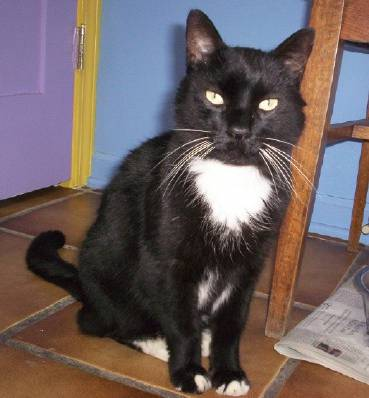
#> input picture dataset/cat/cats_00861.jpg, 369 x 398 px; its folder holds only this picture in this run
$ python '03-logarítmico.py'
#> lines starting #> are read from the running program, lines starting #| are printed output that depends on the picture
"""FILTRO LOGARÍTMICO
Transformación: s = c * log(1 + r)
Comprime el rango dinámico, resalta detalles en zonas oscuras.
"""
import cv2
import numpy as np
import matplotlib.pyplot as plt
import os
import random

# ── Ruta dinámica a imagen RANDOM del dataset ───────────
BASE_DIR = os.path.dirname(os.path.dirname(os.path.abspath(__file__)))
FOLDER   = os.path.join(BASE_DIR, "dataset", "cat")
IMG_PATH = os.path.join(FOLDER, random.choice(os.listdir(FOLDER)))

img = cv2.imread(IMG_PATH)
#> img is the input picture: shape (398, 369, 3); mean B, G, R 96.2, 95.8, 109
if img is None:
    raise FileNotFoundError(f"No se encontró la imagen en: {IMG_PATH}")

print(f"Imagen cargada: {IMG_PATH}")

# Convertir a escala de grises para ver mejor el efecto
img_gray = cv2.cvtColor(img, cv2.COLOR_BGR2GRAY)
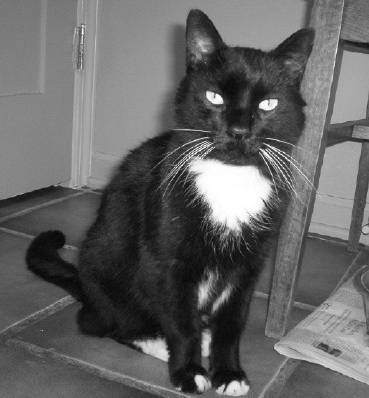
#> img_gray: shape (398, 369); min 3, max 255, mean 99.8

# Convertir a float [0,1]
img_float = img_gray.astype(np.float32) / 255.0

# Aplicar transformación logarítmica: s = c * log(1 + r)
c = 100.0  # Constante de escala
img_log = c * np.log(1 + img_float)

# Normalizar resultado a [0,1]
img_log = img_log / np.max(img_log)
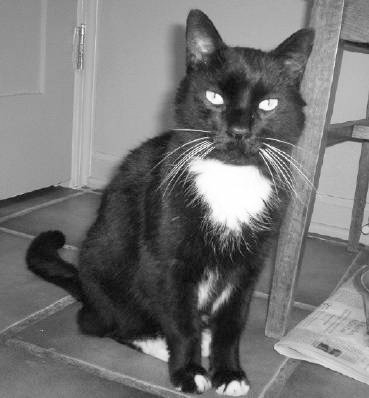
#> img_log: shape (398, 369) float32; min 0.0169, max 1, mean 0.461

# Convertir de vuelta a [0,255]
resultado = (img_log * 255).astype(np.uint8)

# Mostrar resultados
fig, axes = plt.subplots(1, 2, figsize=(10, 4))

axes[0].imshow(img_gray, cmap='gray')
axes[0].set_title('Original')
axes[0].axis('off')

axes[1].imshow(resultado, cmap='gray')
axes[1].set_title(f'Filtro Logaritmico (c={c})')
axes[1].axis('off')

plt.suptitle('Filtro Logaritmico', fontsize=14, fontweight='bold')
plt.tight_layout()
plt.show()
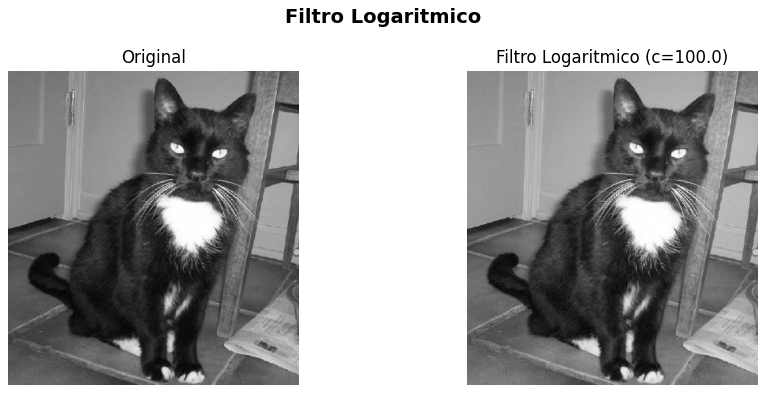
#> figure drawn by matplotlib, 2 panels

print("Filtro logaritmico aplicado exitosamente")

$ run again, on dataset/cat/cats_00865.jpg
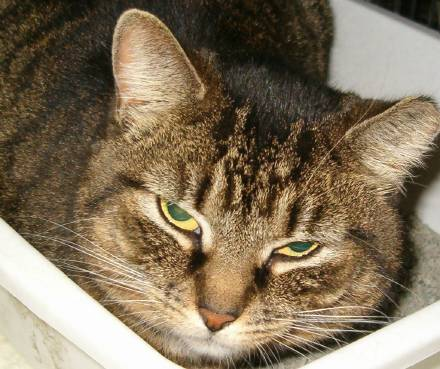
#> input picture dataset/cat/cats_00865.jpg, 440 x 369 px
#> img is the input picture: shape (369, 440, 3); mean B, G, R 93.1, 116.3, 131.6
#> `img_log = img_log / np.max(img_log)`:
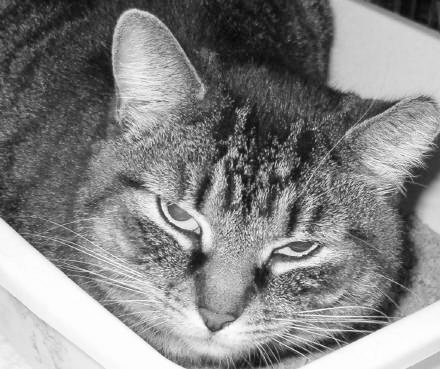
#> img_log: shape (369, 440) float32; min 0.0113, max 1, mean 0.524
#> `plt.show()`:
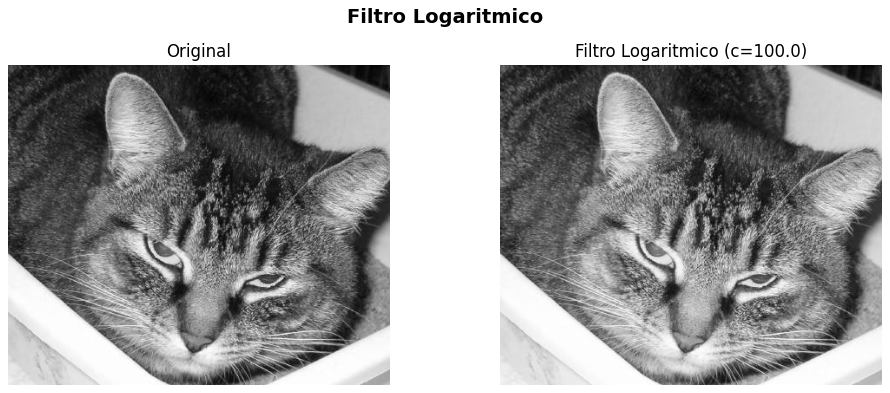
#> figure drawn by matplotlib, 2 panels

$ run again, on dataset/cat/cats_00866.jpg
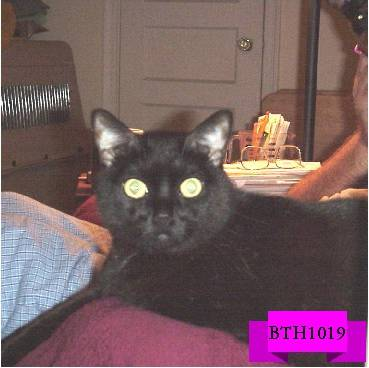
#> input picture dataset/cat/cats_00866.jpg, 369 x 368 px
#> img is the input picture: shape (368, 369, 3); mean B, G, R 97.4, 92, 119.5
#> `img_log = img_log / np.max(img_log)`:
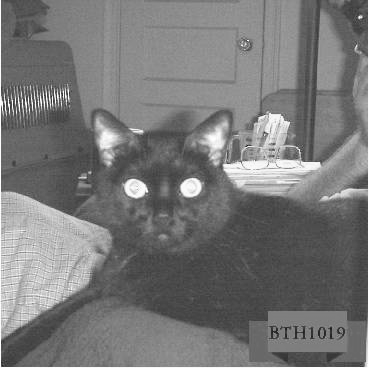
#> img_log: shape (368, 369) float32; min 0.0931, max 1, mean 0.472
#> `plt.show()`:
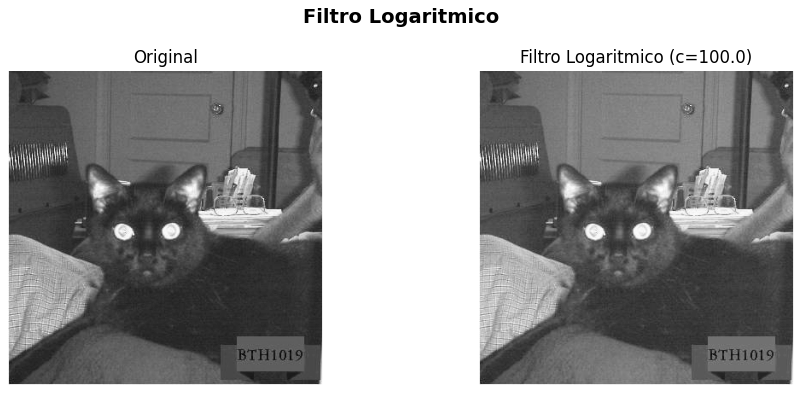
#> figure drawn by matplotlib, 2 panels

$ run again, on dataset/cat/cats_00867.jpg
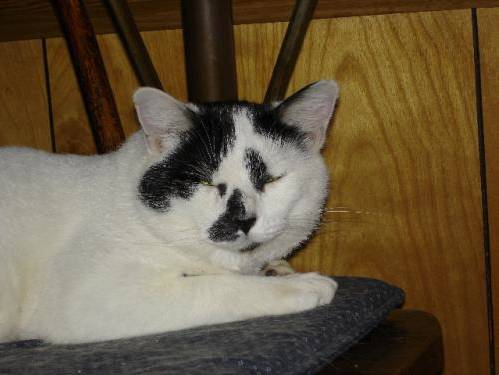
#> input picture dataset/cat/cats_00867.jpg, 499 x 375 px
#> img is the input picture: shape (375, 499, 3); mean B, G, R 64.6, 88.7, 104.3
#> `img_log = c * np.log(1 + img_float)`:
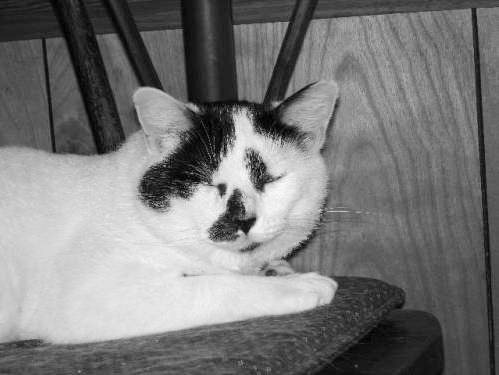
#> img_log: shape (375, 499) float32; min 0, max 61.15, mean 29.2; drawn with min black and max white
#> `plt.show()`:
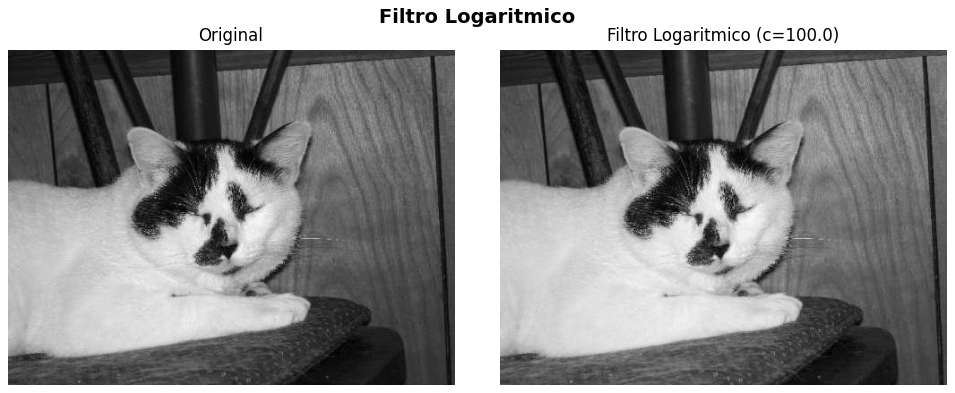
#> figure drawn by matplotlib, 2 panels

$ run again, on dataset/cat/cats_00862.jpg
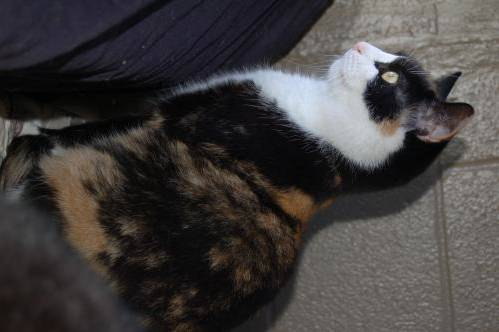
#> input picture dataset/cat/cats_00862.jpg, 499 x 332 px
#> img is the input picture: shape (332, 499, 3); mean B, G, R 62.3, 62.7, 66
#> `img_log = c * np.log(1 + img_float)`:
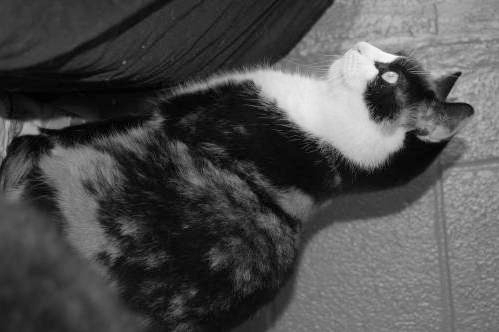
#> img_log: shape (332, 499) float32; min 0, max 68.13, mean 21.1; drawn with min black and max white
#> `plt.show()`:
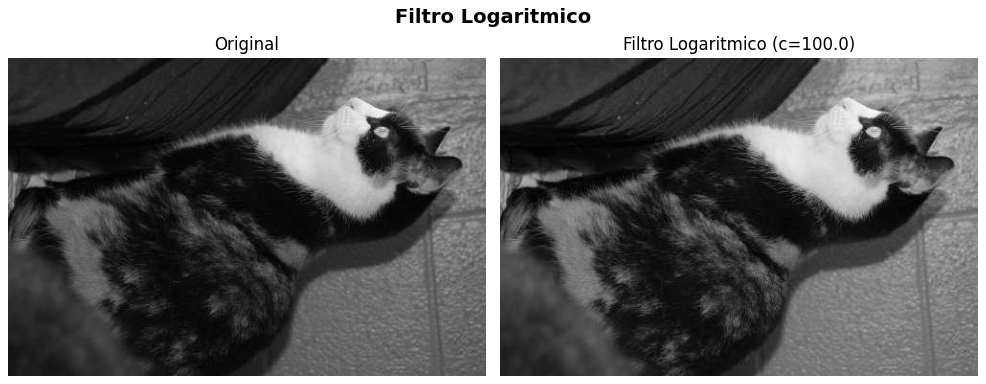
#> figure drawn by matplotlib, 2 panels
